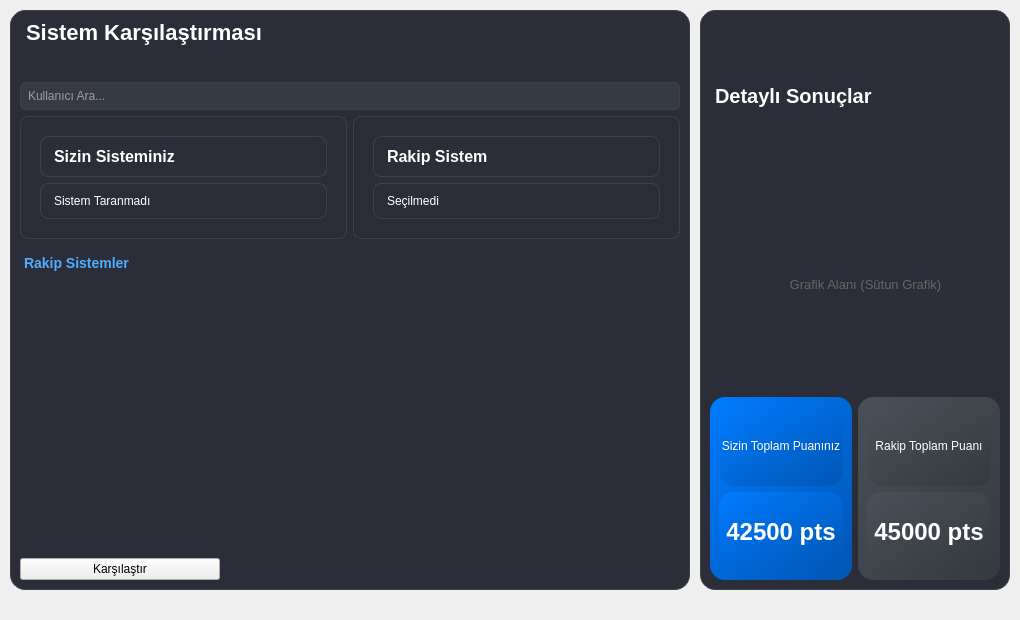
<?xml version="1.0" encoding="UTF-8"?>
<ui version="4.0">
 <class>KarsilastirmaWidget</class>
 <widget class="QWidget" name="KarsilastirmaWidget">
  <property name="geometry">
   <rect>
    <x>0</x>
    <y>0</y>
    <width>1020</width>
    <height>620</height>
   </rect>
  </property>
  <property name="windowTitle">
   <string>Form</string>
  </property>
  <widget class="QFrame" name="karsilastirma_ana_frame">
   <property name="geometry">
    <rect>
     <x>10</x>
     <y>10</y>
     <width>680</width>
     <height>580</height>
    </rect>
   </property>
  <property name="styleSheet">
   <string notr="true">#karsilastirma_ana_frame {
    background-color: #2b2e38;
    border-radius: 15px;
    border: 1px solid #3c404d;
}
QLabel {
    color: #ffffff;
    font-family: 'Segoe UI', sans-serif;
}
#sistem_karsilastirma_baslik {
    font-size: 22px;
    font-weight: bold;
    color: #ffffff;
    padding-bottom: 15px;
    border-bottom: 1px solid #3c404d;
    margin-bottom: 15px;
}</string>
  </property>
  <layout class="QVBoxLayout" name="verticalLayout_13">
   <item>
    <widget class="QLabel" name="sistem_karsilastirma_baslik">
     <property name="text">
      <string>Sistem Karşılaştırması</string>
     </property>
    </widget>
   </item>
   <item>
    <layout class="QHBoxLayout" name="horizontalLayout_7">
     <item>
      <widget class="QLineEdit" name="arama_kutusu">
       <property name="styleSheet">
        <string notr="true">QLineEdit {
    background-color: #363a45;
    border: 1px solid #3c404d;
    border-radius: 5px;
    padding: 5px;
    color: white;
}
QLineEdit:focus {
    border: 1px solid #4facfe;
}</string>
       </property>
       <property name="placeholderText">
        <string>Kullanıcı Ara...</string>
       </property>
       <property name="icon" stdset="0">
        <iconset>
         <normaloff>icons/search-xxl.png</normaloff>icons/search-xxl.png</iconset>
       </property>
      </widget>
     </item>
    </layout>
   </item>
   <item>
    <layout class="QHBoxLayout" name="horizontalLayout_8">
     <item>
      <widget class="QFrame" name="sizin_sisteminiz_frame">
       <property name="styleSheet">
        <string notr="true">background-color: transparent; border-radius: 8px; padding: 10px; border: 1px solid #3c404d;</string>
       </property>
       <layout class="QVBoxLayout" name="verticalLayout_14">
        <item>
         <widget class="QLabel" name="sizin_sisteminiz_baslik">
          <property name="text">
           <string>&lt;html&gt;&lt;head/&gt;&lt;body&gt;&lt;p&gt;&lt;span style=&quot; font-size:12pt; font-weight:600; color:#ffffff;&quot;&gt;Sizin Sisteminiz&lt;/span&gt;&lt;/p&gt;&lt;/body&gt;&lt;/html&gt;</string>
          </property>
         </widget>
        </item>
        <item>
          <widget class="QLabel" name="sizin_sisteminiz_detay">
           <property name="text">
            <string>Sistem Taranmadı</string>
           </property>
          </widget>
        </item>
       </layout>
      </widget>
     </item>
     <item>
      <widget class="QFrame" name="rakip_sistem_frame">
       <property name="styleSheet">
        <string notr="true">background-color: transparent; border-radius: 8px; padding: 10px; border: 1px solid #3c404d;</string>
       </property>
       <layout class="QVBoxLayout" name="verticalLayout_15">
        <item>
         <widget class="QLabel" name="rakip_sistem_baslik">
          <property name="text">
           <string>&lt;html&gt;&lt;head/&gt;&lt;body&gt;&lt;p&gt;&lt;span style=&quot; font-size:12pt; font-weight:600; color:#ffffff;&quot;&gt;Rakip Sistem&lt;/span&gt;&lt;/p&gt;&lt;/body&gt;&lt;/html&gt;</string>
          </property>
         </widget>
        </item>
        <item>
         <widget class="QLabel" name="label">
          <property name="text">
           <string>Seçilmedi</string>
          </property>
         </widget>
        </item>
       </layout>
      </widget>
     </item>
    </layout>
   </item>
   <item>
    <widget class="QLabel" name="sizin_sisteminiz_label_alt">
     <property name="styleSheet">
      <string notr="true">font-size: 14px; font-weight: bold; color: #4facfe; margin-top: 10px; margin-bottom: 5px;</string>
     </property>
     <property name="text">
      <string>Rakip Sistemler</string>
     </property>
    </widget>
   </item>
   <item>
    <widget class="QListWidget" name="sistem_listesi">
     <property name="styleSheet">
      <string notr="true">QListWidget {
    background-color: #2b2e38;
    border: none;
    color: #e0e0e0;
    font-family: 'Segoe UI', sans-serif;
    font-size: 13px;
    outline: none;
}
QListWidget::item {
    padding: 12px;
    border-bottom: 1px solid #3c404d;
}
QListWidget::item:hover {
    background-color: #363a45;
    color: #ffffff;
}
QListWidget::item:selected {
    background-color: #3c404d;
    color: #4facfe;
}
QScrollBar:vertical {
    border: none;
    background: #2b2e38;
    width: 10px;
    margin: 0px 0px 0px 0px;
}
QScrollBar::handle:vertical {
    background: #3c404d;
    min-height: 20px;
    border-radius: 5px;
}
QScrollBar::handle:vertical:hover {
    background: #4facfe;
}
QScrollBar:add-line:vertical, QScrollBar::sub-line:vertical {
    height: 0px;
}
QScrollBar:add-page:vertical, QScrollBar::sub-page:vertical {
    background: none;
}</string>
     </property>
     <property name="horizontalScrollBarPolicy">
      <enum>Qt::ScrollBarAlwaysOff</enum>
     </property>
     <property name="wordWrap">
      <bool>true</bool>
     </property>
    </widget>
   </item>
   <item>
    <widget class="QPushButton" name="karsilastir_buton">
     <property name="sizePolicy">
      <sizepolicy hsizetype="Fixed" vsizetype="Fixed">
       <horstretch>0</horstretch>
       <verstretch>0</verstretch>
      </sizepolicy>
     </property>
     <property name="minimumSize">
      <size>
       <width>200</width>
       <height>0</height>
      </size>
     </property>
     <property name="text">
      <string>Karşılaştır</string>
     </property>
    </widget>
   </item>
  </layout>
 </widget>
 <widget class="QFrame" name="detayli_sonuclar_frame">
  <property name="geometry">
   <rect>
    <x>700</x>
    <y>10</y>
    <width>310</width>
    <height>580</height>
   </rect>
  </property>
  <property name="styleSheet">
   <string notr="true">#detayli_sonuclar_frame {
    background-color: #2b2e38;
    border-radius: 15px;
    border: 1px solid #3c404d;
}
QLabel {
    color: #ffffff;
    font-family: 'Segoe UI', sans-serif;
}
#detayli_sonuclar_baslik {
    font-size: 20px;
    font-weight: bold;
    color: #ffffff;
    padding-bottom: 15px;
    border-bottom: 1px solid #3c404d;
    margin-bottom: 15px;
}</string>
  </property>
   <layout class="QVBoxLayout" name="verticalLayout_16">
    <item>
     <widget class="QLabel" name="detayli_sonuclar_baslik">
      <property name="text">
       <string>Detaylı Sonuçlar</string>
      </property>
     </widget>
    </item>
    <item>
     <widget class="QWidget" name="detayli_grafik_tutucu" native="true">
      <property name="minimumSize">
       <size>
        <width>0</width>
        <height>150</height>
       </size>
      </property>
      <property name="styleSheet">
       <string notr="true">background-color: transparent;</string>
      </property>
      <widget class="QLabel" name="placeholder_detayli_grafik">
       <property name="geometry">
        <rect>
         <x>10</x>
         <y>10</y>
         <width>291</width>
         <height>131</height>
        </rect>
       </property>
       <property name="styleSheet">
        <string notr="true">color: #666; font-size: 10pt;</string>
       </property>
       <property name="text">
        <string>Grafik Alanı (Sütun Grafik)</string>
       </property>
       <property name="alignment">
        <set>Qt::AlignmentFlag::AlignCenter</set>
       </property>
      </widget>
     </widget>
    </item>

    <item>
     <layout class="QHBoxLayout" name="horizontalLayout_9">
      <item>
       <widget class="QWidget" name="sizin_puan_kutusu" native="true">
        <property name="minimumSize">
         <size>
          <width>0</width>
          <height>100</height>
         </size>
        </property>
        <property name="styleSheet">
         <string notr="true">background-color: qlineargradient(spread:pad, x1:0, y1:0, x2:1, y2:1, stop:0 #007bff, stop:1 #0056b3); border-radius: 15px;</string>
        </property>
        <layout class="QVBoxLayout" name="verticalLayout_17">
         <item>
          <widget class="QLabel" name="sizin_toplam_puan_baslik">
           <property name="text">
            <string>Sizin Toplam Puanınız</string>
           </property>
           <property name="alignment">
            <set>Qt::AlignmentFlag::AlignCenter</set>
           </property>
          </widget>
         </item>
         <item>
          <widget class="QLabel" name="sizin_puan_deger">
           <property name="font">
            <font>
             <pointsize>18</pointsize>
             <bold>true</bold>
            </font>
           </property>
           <property name="text">
            <string>42500 pts</string>
           </property>
           <property name="alignment">
            <set>Qt::AlignmentFlag::AlignCenter</set>
           </property>
          </widget>
         </item>
        </layout>
       </widget>
      </item>
      <item>
       <widget class="QWidget" name="rakip_puan_kutusu" native="true">
        <property name="minimumSize">
         <size>
          <width>0</width>
          <height>100</height>
         </size>
        </property>
        <property name="styleSheet">
         <string notr="true">background-color: qlineargradient(spread:pad, x1:0, y1:0, x2:1, y2:1, stop:0 #495057, stop:1 #343a40); border-radius: 15px;</string>
        </property>
        <layout class="QVBoxLayout" name="verticalLayout_18">
         <item>
          <widget class="QLabel" name="rakip_toplam_puan_baslik">
           <property name="text">
            <string>Rakip Toplam Puanı</string>
           </property>
           <property name="alignment">
            <set>Qt::AlignmentFlag::AlignCenter</set>
           </property>
          </widget>
         </item>
         <item>
          <widget class="QLabel" name="rakip_puan_deger">
           <property name="font">
            <font>
             <pointsize>18</pointsize>
             <bold>true</bold>
            </font>
           </property>
           <property name="text">
            <string>45000 pts</string>
           </property>
           <property name="alignment">
            <set>Qt::AlignmentFlag::AlignCenter</set>
           </property>
          </widget>
         </item>
        </layout>
       </widget>
      </item>
     </layout>
    </item>
   </layout>
  </widget>
 </widget>
 <resources/>
 <connections/>
</ui>
